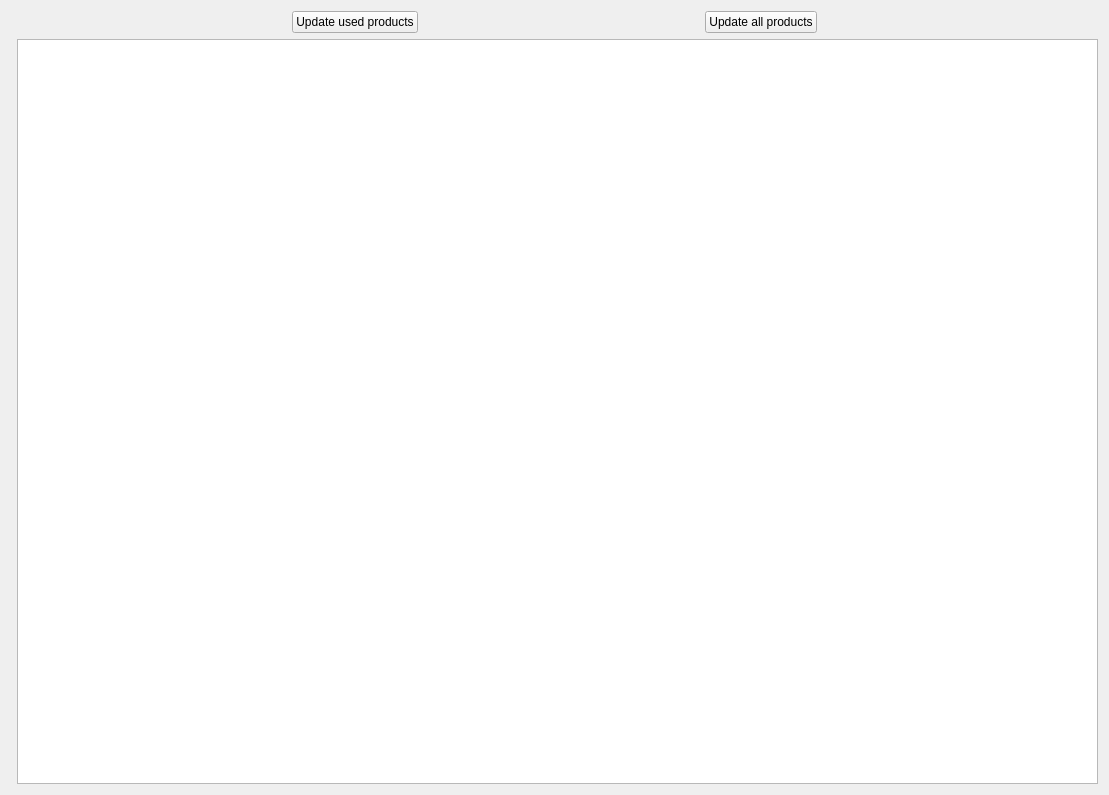
<?xml version="1.0" encoding="UTF-8"?>
<ui version="4.0">
 <class>wdgQuotesUpdate</class>
 <widget class="QWidget" name="wdgQuotesUpdate">
  <property name="geometry">
   <rect>
    <x>0</x>
    <y>0</y>
    <width>1109</width>
    <height>795</height>
   </rect>
  </property>
  <layout class="QHBoxLayout" name="horizontalLayout_6">
   <item>
    <layout class="QVBoxLayout" name="verticalLayout">
     <item>
      <layout class="QHBoxLayout" name="horizontalLayout_3">
       <item>
        <spacer name="horizontalSpacer_4">
         <property name="orientation">
          <enum>Qt::Horizontal</enum>
         </property>
         <property name="sizeHint" stdset="0">
          <size>
           <width>40</width>
           <height>20</height>
          </size>
         </property>
        </spacer>
       </item>
       <item>
        <widget class="QPushButton" name="cmdUsed">
         <property name="text">
          <string>Update used products</string>
         </property>
         <property name="icon">
          <iconset resource="../images/xulpymoney.qrc">
           <normaloff>:/xulpymoney/transfer.png</normaloff>:/xulpymoney/transfer.png</iconset>
         </property>
        </widget>
       </item>
       <item>
        <spacer name="horizontalSpacer_3">
         <property name="orientation">
          <enum>Qt::Horizontal</enum>
         </property>
         <property name="sizeHint" stdset="0">
          <size>
           <width>40</width>
           <height>20</height>
          </size>
         </property>
        </spacer>
       </item>
       <item>
        <widget class="QPushButton" name="cmdAll">
         <property name="text">
          <string>Update all products</string>
         </property>
         <property name="icon">
          <iconset resource="../images/xulpymoney.qrc">
           <normaloff>:/xulpymoney/transfer.png</normaloff>:/xulpymoney/transfer.png</iconset>
         </property>
        </widget>
       </item>
       <item>
        <spacer name="horizontalSpacer_5">
         <property name="orientation">
          <enum>Qt::Horizontal</enum>
         </property>
         <property name="sizeHint" stdset="0">
          <size>
           <width>40</width>
           <height>20</height>
          </size>
         </property>
        </spacer>
       </item>
      </layout>
     </item>
     <item>
      <layout class="QHBoxLayout" name="horizontalLayout">
       <item>
        <widget class="wdgQuotesSaveResult" name="wdgquotessaveresult" native="true"/>
       </item>
       <item>
        <widget class="QTextBrowser" name="txtCR2Q">
         <property name="font">
          <font>
           <family>Courier New</family>
           <weight>75</weight>
           <bold>true</bold>
          </font>
         </property>
         <property name="undoRedoEnabled">
          <bool>true</bool>
         </property>
         <property name="lineWrapMode">
          <enum>QTextEdit::NoWrap</enum>
         </property>
         <property name="textInteractionFlags">
          <set>Qt::LinksAccessibleByKeyboard|Qt::LinksAccessibleByMouse|Qt::TextBrowserInteraction|Qt::TextEditable|Qt::TextEditorInteraction|Qt::TextSelectableByKeyboard|Qt::TextSelectableByMouse</set>
         </property>
        </widget>
       </item>
      </layout>
     </item>
    </layout>
   </item>
  </layout>
 </widget>
 <customwidgets>
  <customwidget>
   <class>wdgQuotesSaveResult</class>
   <extends>QWidget</extends>
   <header location="global">wdgQuotesSaveResult</header>
   <container>1</container>
  </customwidget>
 </customwidgets>
 <resources>
  <include location="../images/xulpymoney.qrc"/>
 </resources>
 <connections/>
</ui>
